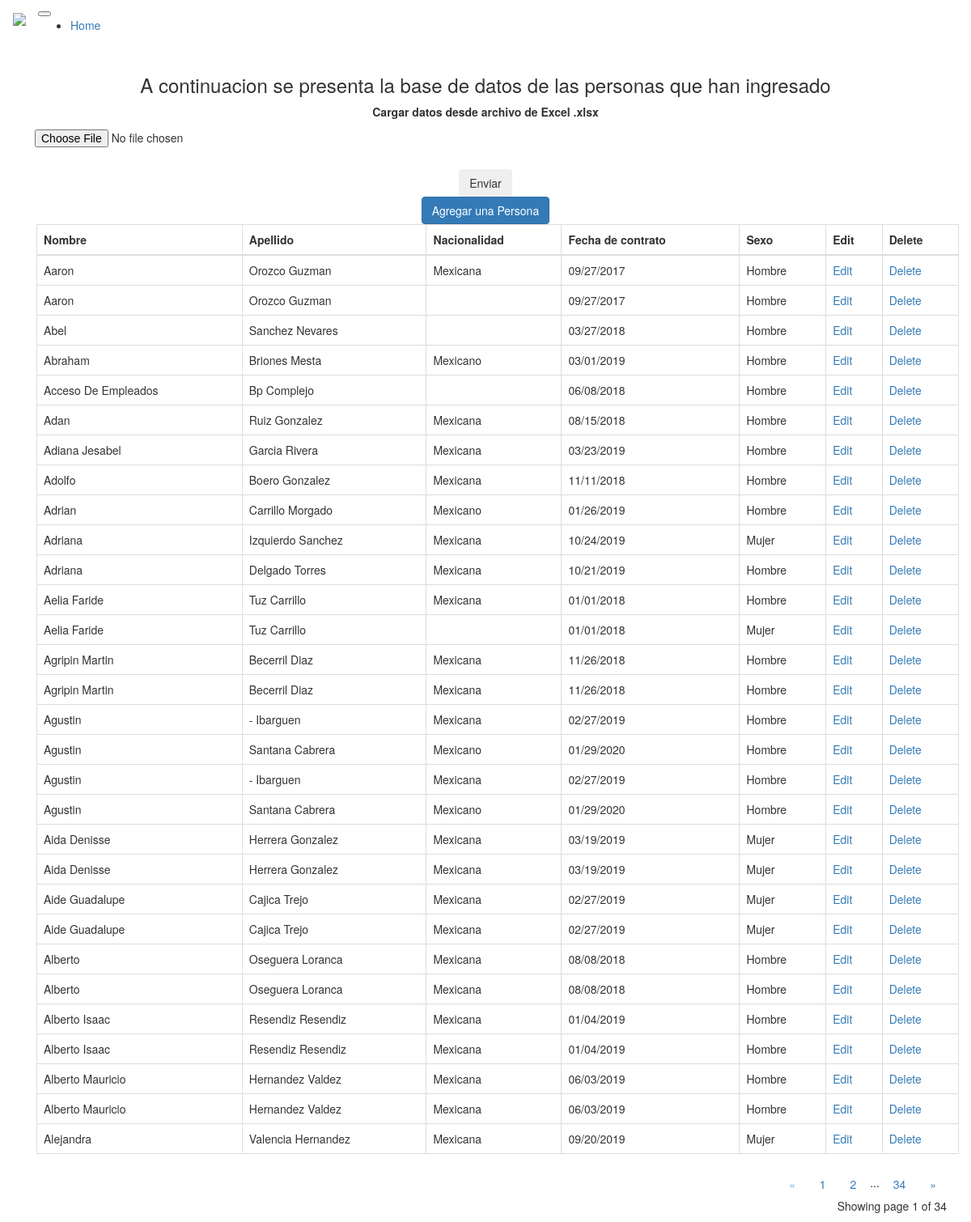
The page / on the database its author committed.
### main.py (models this page shows)
class Person(db.Model):
    id = db.Column(db.Integer, primary_key=True)
    nombre = db.Column(db.String(80), nullable=False)
    apellido = db.Column(db.String(80), nullable=False)
    nacionalidad = db.Column(db.String(50), nullable=False)
    fecha_contrato = db.Column(db.String(50), nullable=False)
    sexo = db.Column(db.String(50), nullable=False)

### main.py (the view)
@app.route("/")
def home():
    page = request.args.get('page', 1, type=int)
    all_people = Person.query.order_by(Person.nombre).paginate(page=page, per_page=ROWS_PER_PAGE)
    return render_template("index.html", people=all_people)

### templates/index.html (shortened to what this page needs)
{% extends 'bootstrap/base.html' %}
{% block content %}
<div class="container mt-5">
  <h3 class="text-center">A continuacion se presenta la base de datos de las personas que han ingresado</h3>
    <form class="text-center" action="/uploader" method="POST" enctype="multipart/form-data">
      <div class="col-auto mt-5 p-0">
        <label for="formFileSm" class="form-label">Cargar datos desde archivo de Excel .xlsx</label>
      </div>
      <div class="col-12 d-flex justify-content-center flex-wrap">
      <div class="">
        <input class="btn btn-secondary form-control-sm" id="formFileSm" type="file" name="archivo"><br>
      </div>
      <div class="pl-1 mb-0 mt-1">
        <input class="btn btn-secondary align-items-center" type="submit" value="Enviar">
      </div>
      </div>
    </form>
    <div class="text-center mb-5 mt-4">
      <a href="{{url_for('add_person')}}" class="btn btn-primary">Agregar una Persona</a>
    </div>
    <div class='container table-responsive mt-3' >
      <table class="table table-bordered table-hover">
        <thead class="thead-dark">
          <tr>
            <th scope="col">Nombre</th>
            <th scope="col">Apellido</th>
            <th scope="col">Nacionalidad</th>
            <th scope="col">Fecha de contrato</th>
            <th scope="col">Sexo</th>
            <th scope="col">Edit</th>
            <th scope="col">Delete</th>
          </tr>
        </thead>
        <tbody>
        {% for person in people.items  %}
          <tr>
            <td>{{person.nombre.title()}}</td>
            <td>{{person.apellido.title()}}</td>
            <td>{{person.nacionalidad.capitalize()}}</td>
            <td>{{person.fecha_contrato}}</td>
            <td>{{person.sexo.capitalize()}}</td>
            <td><a href="{{url_for('edit_person', id=person.id)}}" class="button">Edit</a></td>
            <td><a href="{{url_for('delete_person', id=person.id)}}" class="button">Delete</a></td>
          </tr>
        {% endfor %}
        </tbody>
      </table>
    </div>
    <div class="text-right">
        <a href="{{ url_for('home', page=people.prev_num) }}"
          class="btn btn-outline-dark
          {% if people.page == 1 %}disabled{% endif %}">
            &laquo;
        </a>
        {% for page_num in people.iter_pages(left_edge=1, right_edge=1, left_current=1, right_current=2) %}
          {% if page_num %}
            {% if people.page == page_num %}
            <a href="{{ url_for('home', page=page_num) }}"
              class="btn btn-dark">
                {{ page_num }}
            </a>
            {% else %}
            <a href="{{ url_for('home', page=page_num) }}"
              class="btn btn-outline-dark">
                {{ page_num }}
            </a>
            {% endif %}
          {% else %}
            ...
          {% endif %}
        {% endfor %}
        <a href="{{ url_for('home', page=people.next_num) }}"
          class="btn btn-outline-dark
          {% if people.page == people.pages %}disabled{% endif %}">
            &raquo;
        </a>
    </div>
    <p class="text-right mt-3">
      Showing page {{ people.page }} of {{ people.pages }}
    </p>
</div>
{% endblock %}

### templates/header.html (shortened to what this page needs)
<!DOCTYPE html>
<html>
<head>
</head>
<body>
<div class="">
<nav class="navbar navbar-expand-lg navbar-light bg-light">
  <a class="navbar-brand" href="/">
  <img src="https://www.emqu.net/wp-content/uploads/2019/07/logo.png"></a>
  <button class="navbar-toggler" type="button" data-toggle="collapse" data-target="#navbarNav" aria-controls="navbarNav" aria-expanded="false" aria-label="Toggle navigation">
  </button>
  <div class="collapse navbar-collapse" id="navbarNav">
    <ul class="navbar-nav ">
      <li class="nav-item">
        <a class="nav-link" href="{{ url_for('home') }}">Home</a>
      </li>
    </ul>
  </div>
</nav>
</div>
</body>
</html>

### rows shown on the page
Person: nombre "Aaron", apellido "Orozco Guzman", nacionalidad "Mexicana", fecha_contrato "09/27/2017", sexo "Hombre"
Person: nombre "Aaron", apellido "Orozco Guzman", fecha_contrato "09/27/2017", sexo "Hombre"
Person: nombre "Abel", apellido "Sanchez Nevares", fecha_contrato "03/27/2018", sexo "Hombre"
Person: nombre "Abraham", apellido "Briones Mesta", nacionalidad "Mexicano", fecha_contrato "03/01/2019", sexo "Hombre"
Person: nombre "Acceso De Empleados", apellido "Bp Complejo", fecha_contrato "06/08/2018", sexo "Hombre"
Person: nombre "Adan", apellido "Ruiz Gonzalez", nacionalidad "Mexicana", fecha_contrato "08/15/2018", sexo "Hombre"
Person: nombre "Adiana Jesabel", apellido "Garcia Rivera", nacionalidad "Mexicana", fecha_contrato "03/23/2019", sexo "Hombre"
Person: nombre "Adolfo", apellido "Boero Gonzalez", nacionalidad "Mexicana", fecha_contrato "11/11/2018", sexo "Hombre"
Person: nombre "Adrian", apellido "Carrillo Morgado", nacionalidad "Mexicano", fecha_contrato "01/26/2019", sexo "Hombre"
Person: nombre "Adriana", apellido "Izquierdo Sanchez", nacionalidad "Mexicana", fecha_contrato "10/24/2019", sexo "Mujer"
Person: nombre "Adriana", apellido "Delgado Torres", nacionalidad "Mexicana", fecha_contrato "10/21/2019", sexo "Hombre"
Person: nombre "Aelia Faride", apellido "Tuz Carrillo", nacionalidad "Mexicana", fecha_contrato "01/01/2018", sexo "Hombre"
Person: nombre "Aelia Faride", apellido "Tuz Carrillo", fecha_contrato "01/01/2018", sexo "Mujer"
Person: nombre "Agripin Martin", apellido "Becerril Diaz", nacionalidad "Mexicana", fecha_contrato "11/26/2018", sexo "Hombre"
Person: nombre "Agripin Martin", apellido "Becerril Diaz", nacionalidad "Mexicana", fecha_contrato "11/26/2018", sexo "Hombre"
Person: nombre "Agustin", apellido "- Ibarguen", nacionalidad "Mexicana", fecha_contrato "02/27/2019", sexo "Hombre"
Person: nombre "Agustin", apellido "Santana Cabrera", nacionalidad "Mexicano", fecha_contrato "01/29/2020", sexo "Hombre"
Person: nombre "Agustin", apellido "- Ibarguen", nacionalidad "Mexicana", fecha_contrato "02/27/2019", sexo "Hombre"
Person: nombre "Agustin", apellido "Santana Cabrera", nacionalidad "Mexicano", fecha_contrato "01/29/2020", sexo "Hombre"
Person: nombre "Aida Denisse", apellido "Herrera Gonzalez", nacionalidad "Mexicana", fecha_contrato "03/19/2019", sexo "Mujer"
Person: nombre "Aida Denisse", apellido "Herrera Gonzalez", nacionalidad "Mexicana", fecha_contrato "03/19/2019", sexo "Mujer"
Person: nombre "Aide Guadalupe", apellido "Cajica Trejo", nacionalidad "Mexicana", fecha_contrato "02/27/2019", sexo "Mujer"
Person: nombre "Aide Guadalupe", apellido "Cajica Trejo", nacionalidad "Mexicana", fecha_contrato "02/27/2019", sexo "Mujer"
Person: nombre "Alberto", apellido "Oseguera Loranca", nacionalidad "Mexicana", fecha_contrato "08/08/2018", sexo "Hombre"
Person: nombre "Alberto", apellido "Oseguera Loranca", nacionalidad "Mexicana", fecha_contrato "08/08/2018", sexo "Hombre"
Person: nombre "Alberto Isaac", apellido "Resendiz Resendiz", nacionalidad "Mexicana", fecha_contrato "01/04/2019", sexo "Hombre"
Person: nombre "Alberto Isaac", apellido "Resendiz Resendiz", nacionalidad "Mexicana", fecha_contrato "01/04/2019", sexo "Hombre"
Person: nombre "Alberto Mauricio", apellido "Hernandez Valdez", nacionalidad "Mexicana", fecha_contrato "06/03/2019", sexo "Hombre"
Person: nombre "Alberto Mauricio", apellido "Hernandez Valdez", nacionalidad "Mexicana", fecha_contrato "06/03/2019", sexo "Hombre"
Person: nombre "Alejandra", apellido "Valencia Hernandez", nacionalidad "Mexicana", fecha_contrato "09/20/2019", sexo "Mujer"

### other values the page prints
{{ page_num }} "1"
{{ page_num }} "2" "34"
{{ people.page }} "1"
{{ people.pages }} "34"
